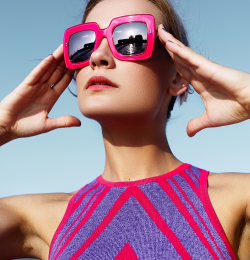
#> input picture 02-配套案例/03-机器视觉基础应用实训案例/08-图像直方图处理基础实训/01直方图分析/test.png, 250 x 260 px
$ python '灰度直方图转换.py'
#> lines starting #> are read from the running program, lines starting #| are printed output that depends on the picture
#!/usr/bin env python3
# -*- coding:UTF8 -*-

#灰度直方图的计算与显示
import cv2
from matplotlib import pyplot as plt

img = cv2.imread('test.png')
#> img is the input picture: shape (260, 250, 3); mean B, G, R 145.7, 130.5, 164.3

img_gray = cv2.cvtColor(img, cv2.COLOR_BGR2GRAY)
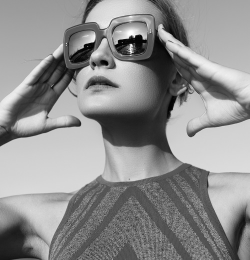
#> img_gray: shape (260, 250); min 1, max 255, mean 142.3

plt.imshow(img_gray, cmap=plt.cm.gray)

hist = cv2.calcHist([img], [0], None, [256], [0, 256])
#> hist = 256 values, max 1044 at index 230, min 1 at index 251, mean 253.9
print(type(hist))
#| <class 'numpy.ndarray'>

# 创建一个新的子视图存放灰度图
plt.figure()
plt.title("Grayscale Histogram")
plt.xlabel("Bins")
plt.ylabel("# of Pixels")
plt.plot(hist)

# 设置参数范围
plt.xlim([0, 256])
plt.show()
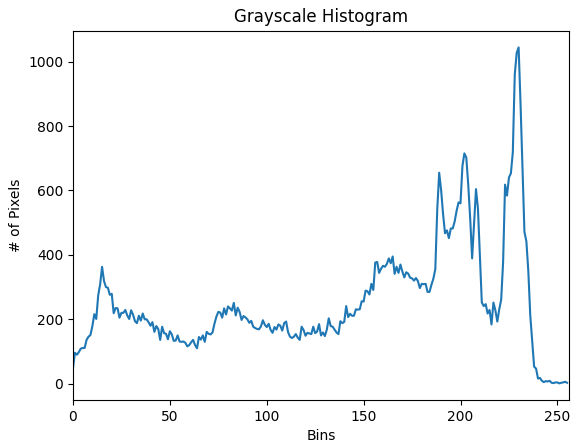
#> figure drawn by matplotlib, 1 panel; curve peaks at x = 230, y = 1044

cv2.waitKey(0)
cv2.destroyAllWindows()
